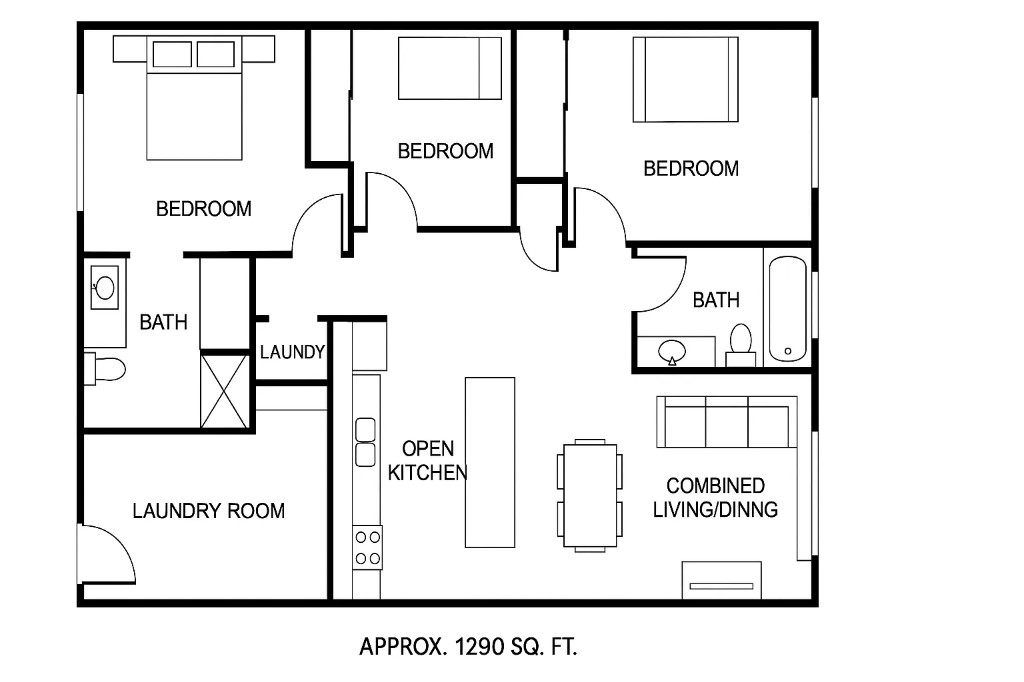
#> input picture samples/floor-plan.png, 1024 x 682 px
$ python -i read_plan.py   (imports and definitions only)
#> lines starting #> are read from the running program, lines starting #| are printed output that depends on the picture; after the words box and inside, x2 and y2 are one past the last pixel; in counts of white or black regions, pixels touching at a corner belong together
### floorplan/trace.py
"""Turn a black-line floor plan into filled SVG paths."""

from __future__ import annotations

import cv2
import numpy as np


def _epsilon(area: float) -> float:
    if area < 80:
        return 0.45
    if area < 500:
        return 0.75
    return 1.15


def _path(contour: np.ndarray) -> str:
    points = contour[:, 0, :]
    commands = [f"M{points[0][0]:.1f} {points[0][1]:.1f}"]
    commands.extend(f"L{x:.1f} {y:.1f}" for x, y in points[1:])
    commands.append("Z")
    return " ".join(commands)


def _children(hierarchy: np.ndarray, index: int) -> list[int]:
    child = int(hierarchy[index][2])
    kids: list[int] = []
    while child != -1:
        kids.append(child)
        child = int(hierarchy[child][0])
    return kids


def _simplify(contour: np.ndarray) -> str | None:
    area = float(cv2.contourArea(contour))
    if area < 3:
        return None
    simplified = cv2.approxPolyDP(contour, _epsilon(area), True)
    if len(simplified) < 3:
        return None
    return _path(simplified)


def trace_ink(gray: np.ndarray) -> list[dict]:
    """Filled wall shapes with transparent holes, so a photo can sit behind the lines."""
    ink = (gray < 175).astype(np.uint8) * 255
    contours, hierarchy = cv2.findContours(ink, cv2.RETR_TREE, cv2.CHAIN_APPROX_SIMPLE)
    if hierarchy is None:
        return []
    hierarchy = hierarchy[0]
    paths: list[dict] = []

    def emit(index: int) -> None:
        parts: list[str] = []
        nested: list[int] = []
        own = _simplify(contours[index])
        if own:
            parts.append(own)
        for hole in _children(hierarchy, index):
            opening = _simplify(contours[hole])
            if opening:
                parts.append(opening)
            nested.extend(_children(hierarchy, hole))
        if parts:
            paths.append({"d": " ".join(parts), "ink": True})
        for grandchild in nested:
            emit(grandchild)

    for index in range(len(contours)):
        if int(hierarchy[index][3]) == -1:
            emit(index)
    return paths

### floorplan/rooms.py
"""Group words read from a plan into rooms, and estimate a box for each."""

from __future__ import annotations

import math
import re

KINDS = ("kitchen", "bedroom", "bath", "laundry", "living", "hall", "other")

_FOOTER = re.compile(r"APPROX|SQ\.?\s*FT|^\d[\d,.\s]*$|^[0O]{1,2}$", re.I)


# [76 lines left out: functions _blank_features, classify, clean_name, _union, _hgap, _vgap, not called in this run]


def _overlaps(a0: float, a1: float, b0: float, b1: float) -> float:
    return max(0.0, min(a1, b1) - max(a0, b0))


# [40 lines left out: functions _same_line, _stacked, _cluster, not called in this run]


def _is_symbol(text: str) -> bool:
    return bool(re.fullmatch(r"[0Oo]{1,2}", text.strip()))


# [5 lines left out: function _is_footer, not called in this run]


def words_to_pixels(words: list[dict], width: int, height: int) -> tuple[list[dict], list[dict]]:
    """Vision boxes use a bottom-left origin. Return room words and symbol points."""
    room_words: list[dict] = []
    symbols: list[dict] = []
    for word in words:
        if float(word.get("confidence", 1)) < 0.45:
            continue
        text = str(word.get("text", "")).strip()
        if not text:
            continue
        x = float(word["x"]) * width
        w = float(word["w"]) * width
        h = float(word["h"]) * height
        y = (1.0 - float(word["y"]) - float(word["h"])) * height
        box = {"text": text, "x": x, "y": y, "w": w, "h": h}
        if _is_symbol(text):
            symbols.append(box)
            continue
        if _is_footer(text):
            continue
        room_words.append(box)
    return room_words, symbols


# [45 lines left out: functions _apply_kind_defaults, _number_duplicates, estimate_box, not called in this run]


def build_rooms(words: list[dict], symbols: list[dict], width: int, height: int) -> list[dict]:
    if not words:
        return []
    lines = _cluster(words, _same_line)
    blocks = _cluster(lines, _stacked)
    rooms: list[dict] = []
    order = sorted(blocks, key=lambda block: (block["y"], block["x"]))
    for index, block in enumerate(order, start=1):
        kind = classify(block["text"])
        if kind == "other" and len(block["text"]) < 3:
            continue
        name = clean_name(block["text"], kind)
        room = {
            "id": f"room-{index}",
            "name": name,
            "kind": kind,
            **_blank_features(),
            **estimate_box(block, kind, name, width, height),
        }
        _apply_kind_defaults(room)
        rooms.append(room)
    _number_duplicates(rooms)
    _attach_cooktops(rooms, symbols)
    return rooms


# [18 lines left out: function _attach_cooktops, not called in this run]

### floorplan/read_plan.py
"""Load a floor-plan image, trace it, and read its rooms."""

from __future__ import annotations

import json
import subprocess
from pathlib import Path

import cv2
import numpy as np
from PIL import Image

from floorplan.rooms import build_rooms, words_to_pixels
from floorplan.trace import trace_ink

ROOT = Path(__file__).resolve().parents[1]
OCR_BINARY = ROOT / "bin" / "read-plan-text"
MAX_SIDE = 1600


def fit_image(image: Image.Image) -> Image.Image:
    image = image.convert("RGB")
    scale = min(1.0, MAX_SIDE / max(image.size))
    if scale < 1:
        size = (max(1, int(image.width * scale)), max(1, int(image.height * scale)))
        image = image.resize(size, Image.Resampling.LANCZOS)
    return image


def trace_image(image: Image.Image) -> tuple[int, int, list[dict]]:
    rgb = np.array(image)
    gray = cv2.cvtColor(rgb, cv2.COLOR_RGB2GRAY)
    return image.width, image.height, trace_ink(gray)


def read_words(path: Path) -> list[dict]:
    if not OCR_BINARY.exists():
        return []
    completed = subprocess.run(
        [str(OCR_BINARY), str(path)],
        check=False,
        capture_output=True,
        text=True,
    )
    if completed.returncode != 0 or not completed.stdout.strip():
        return []
    try:
        payload = json.loads(completed.stdout)
    except json.JSONDecodeError:
        return []
    return payload if isinstance(payload, list) else []


def label_texts(path: Path, width: int, height: int) -> list[str]:
    """Room-name words already printed on the drawing, for a vision prompt to confirm."""
    room_words, _symbols = words_to_pixels(read_words(path), width, height)
    return [item["text"] for item in room_words]


def read_plan(path: Path) -> dict:
#> called with path = '../samples/floor-plan.png'
    image = fit_image(Image.open(path))
#> in fit_image, image is the input picture: PIL image 1024x682 RGB; min 0, max 255, mean 237
    if image.size != Image.open(path).size:
        image.save(path, format="PNG")
    width, height, paths = trace_image(image)
#> in trace_ink, `ink = (gray < 175).astype(np.uint8) * 255`:
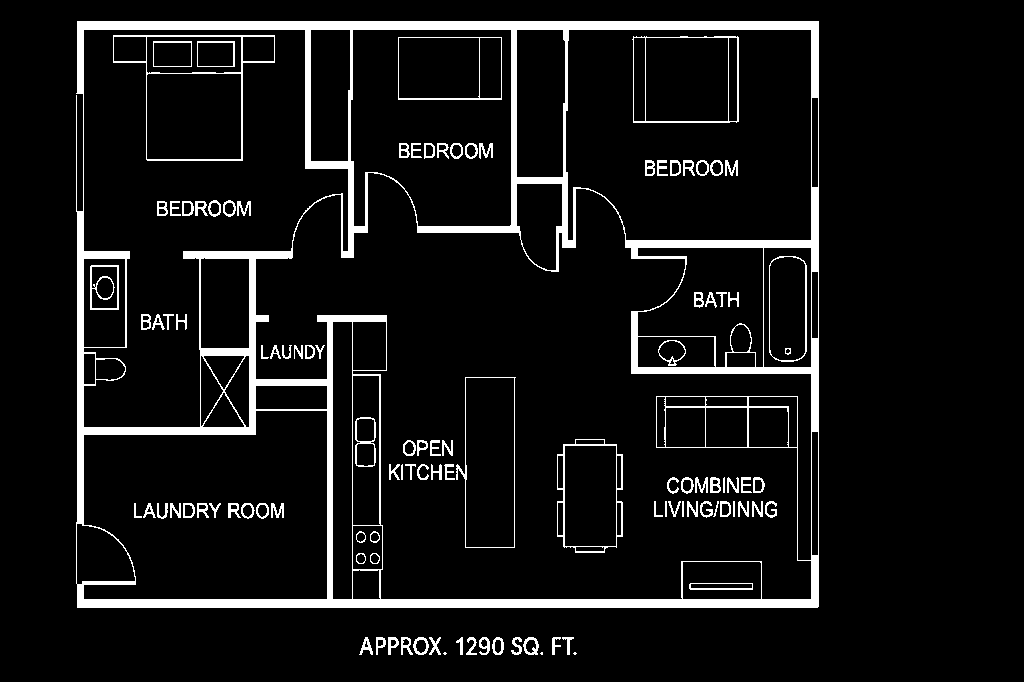
#> ink: shape (682, 1024); 7.6% white; 111 white regions (3 under 20 px)
#> in trace_ink, `contours, hierarchy = cv2.findContours(ink, cv2.RETR_TREE, cv2.CHAIN_A..`: contours = 229 contours, 16 with area under 20; largest, box (x1, y1, x2, y2) and area: (76, 21, 819, 608) 433582, (255, 172, 812, 600) 142032, (83, 29, 349, 428) 65784, (565, 29, 812, 241) 49396, (83, 410, 328, 600) 39548
#> the loop in trace_ink, `for index in range(len(contours)):` made 229 passes
    words = read_words(path)
    room_words, symbols = words_to_pixels(words, width, height)
    notice = ""
    if not OCR_BINARY.exists():
        notice = "Room names could not be read on this computer. Add each room yourself."
    elif not room_words:
        notice = "No room names were read. Add the kitchen, bedrooms, and baths, and the marks will follow."
    else:
        notice = "Room names were read from the drawing. Drag a corner if an outline does not sit on the walls."
    return {
        "width": width,
        "height": height,
        "paths": paths,
        "rooms": build_rooms(room_words, symbols, width, height),
        "labels": [item["text"] for item in room_words],
        "notice": notice,
    }

>>> result = read_plan('../samples/floor-plan.png')
